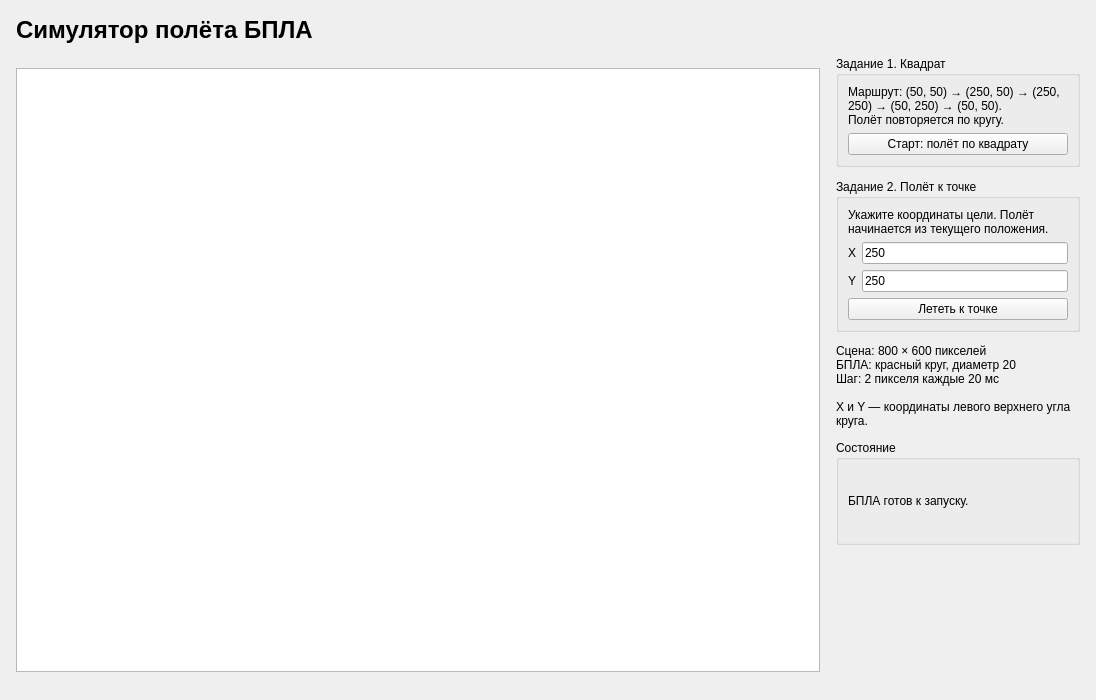
<?xml version="1.0" encoding="UTF-8"?>
<ui version="4.0">
 <class>MainWindow</class>
 <widget class="QMainWindow" name="MainWindow">
  <property name="geometry">
   <rect><x>0</x><y>0</y><width>1096</width><height>700</height></rect>
  </property>
  <property name="windowTitle">
   <string>Симулятор полёта БПЛА — задания 1 и 2</string>
  </property>
  <widget class="QWidget" name="centralwidget">
   <layout class="QVBoxLayout" name="mainLayout">
    <property name="spacing"><number>12</number></property>
    <property name="leftMargin"><number>16</number></property>
    <property name="topMargin"><number>16</number></property>
    <property name="rightMargin"><number>16</number></property>
    <property name="bottomMargin"><number>16</number></property>
    <item>
     <widget class="QLabel" name="labelTitle">
      <property name="font"><font><pointsize>18</pointsize><bold>true</bold></font></property>
      <property name="text"><string>Симулятор полёта БПЛА</string></property>
     </widget>
    </item>
    <item>
     <layout class="QHBoxLayout" name="contentLayout">
      <property name="spacing"><number>16</number></property>
      <item>
       <widget class="QGraphicsView" name="graphicsView">
        <property name="minimumSize"><size><width>804</width><height>604</height></size></property>
        <property name="maximumSize"><size><width>804</width><height>604</height></size></property>
        <property name="verticalScrollBarPolicy"><enum>Qt::ScrollBarAlwaysOff</enum></property>
        <property name="horizontalScrollBarPolicy"><enum>Qt::ScrollBarAlwaysOff</enum></property>
        <property name="interactive"><bool>false</bool></property>
       </widget>
      </item>
      <item>
       <layout class="QVBoxLayout" name="controlsLayout">
        <property name="spacing"><number>12</number></property>
        <item>
         <widget class="QGroupBox" name="groupSquare">
          <property name="title"><string>Задание 1. Квадрат</string></property>
          <layout class="QVBoxLayout" name="squareLayout">
           <item>
            <widget class="QLabel" name="labelSquareDescription">
             <property name="text"><string>Маршрут: (50, 50) → (250, 50) → (250, 250) → (50, 250) → (50, 50).&#10;Полёт повторяется по кругу.</string></property>
             <property name="wordWrap"><bool>true</bool></property>
            </widget>
           </item>
           <item>
            <widget class="QPushButton" name="btnStart">
             <property name="text"><string>Старт: полёт по квадрату</string></property>
             <property name="toolTip"><string>Начать маршрут заново с точки (50, 50).</string></property>
            </widget>
           </item>
          </layout>
         </widget>
        </item>
        <item>
         <widget class="QGroupBox" name="groupPoint">
          <property name="title"><string>Задание 2. Полёт к точке</string></property>
          <layout class="QVBoxLayout" name="pointLayout">
           <item>
            <widget class="QLabel" name="labelPointDescription">
             <property name="text"><string>Укажите координаты цели. Полёт начинается из текущего положения.</string></property>
             <property name="wordWrap"><bool>true</bool></property>
            </widget>
           </item>
           <item>
            <layout class="QFormLayout" name="coordinatesLayout">
             <item row="0" column="0">
              <widget class="QLabel" name="labelX"><property name="text"><string>X</string></property><property name="buddy"><cstring>lineEditX</cstring></property></widget>
             </item>
             <item row="0" column="1">
              <widget class="QLineEdit" name="lineEditX">
               <property name="text"><string>250</string></property>
               <property name="placeholderText"><string>0–780</string></property>
               <property name="toolTip"><string>Целая координата X: от 0 до 780.</string></property>
              </widget>
             </item>
             <item row="1" column="0">
              <widget class="QLabel" name="labelY"><property name="text"><string>Y</string></property><property name="buddy"><cstring>lineEditY</cstring></property></widget>
             </item>
             <item row="1" column="1">
              <widget class="QLineEdit" name="lineEditY">
               <property name="text"><string>250</string></property>
               <property name="placeholderText"><string>0–580</string></property>
               <property name="toolTip"><string>Целая координата Y: от 0 до 580.</string></property>
              </widget>
             </item>
            </layout>
           </item>
           <item>
            <widget class="QPushButton" name="btnFly">
             <property name="text"><string>Лететь к точке</string></property>
            </widget>
           </item>
          </layout>
         </widget>
        </item>
        <item>
         <widget class="QLabel" name="labelParameters">
          <property name="text"><string>Сцена: 800 × 600 пикселей&#10;БПЛА: красный круг, диаметр 20&#10;Шаг: 2 пикселя каждые 20 мс&#10;&#10;X и Y — координаты левого верхнего угла круга.</string></property>
          <property name="wordWrap"><bool>true</bool></property>
         </widget>
        </item>
        <item>
         <widget class="QGroupBox" name="groupStatus">
          <property name="title"><string>Состояние</string></property>
          <layout class="QVBoxLayout" name="statusLayout">
           <item>
            <widget class="QLabel" name="labelStatus">
             <property name="minimumSize"><size><width>210</width><height>64</height></size></property>
             <property name="text"><string>БПЛА готов к запуску.</string></property>
             <property name="wordWrap"><bool>true</bool></property>
            </widget>
           </item>
          </layout>
         </widget>
        </item>
        <item>
         <spacer name="controlsSpacer"><property name="orientation"><enum>Qt::Vertical</enum></property><property name="sizeHint" stdset="0"><size><width>20</width><height>40</height></size></property></spacer>
        </item>
       </layout>
      </item>
     </layout>
    </item>
   </layout>
  </widget>
 </widget>
 <tabstops><tabstop>btnStart</tabstop><tabstop>lineEditX</tabstop><tabstop>lineEditY</tabstop><tabstop>btnFly</tabstop></tabstops>
 <resources/>
 <connections/>
</ui>
